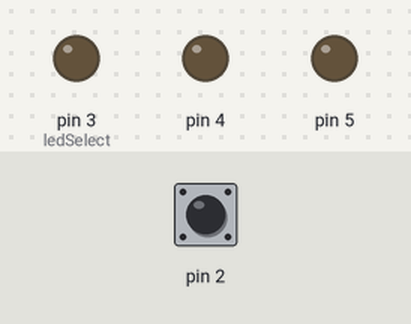
Bench run of a sketch on a simulated Arduino Uno, built with avr-gcc and run on an emulated ATmega328P. Shown: output pins drawn as LEDs (lit = HIGH). Inputs (shaded band) come from the test bench; at power-on: pin 2 LOW.

Above: at 1.2 s.
1.3 s: pin 2 driven HIGH
At 1.8 s:
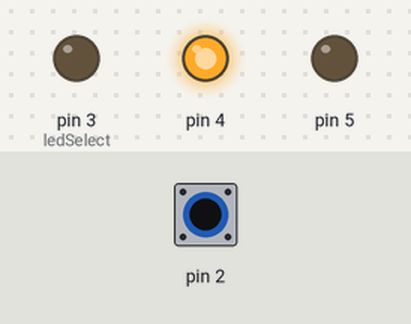
2.8 s: pin 2 pulsed LOW 5 times (0.12 s each, 0.3 s apart)
At 4.7 s:
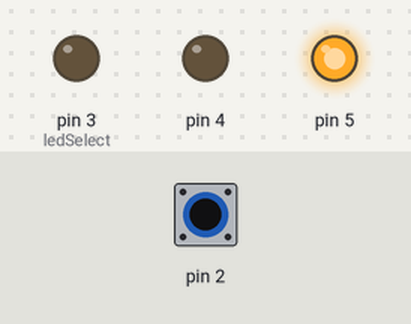
5.8 s: pin 2 pulsed LOW 2 times (0.12 s each, 0.3 s apart)
At 6.07 s:
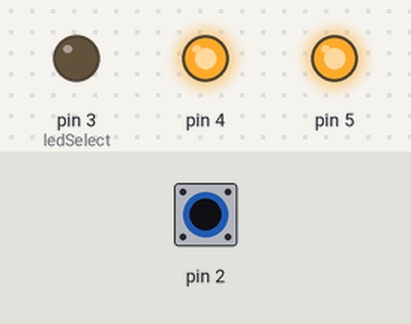
Timing chart, 0 to 8.8 s (numbered marks = the images above; inputs shaded):
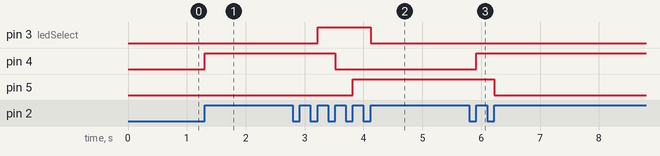

The sketch:

0514_Volatile_Interrupt.ino
```cpp
volatile int state = LOW;
int ledSelect = 3;

void setup() {
  // put your setup code here, to run once:
  pinMode(2,INPUT);
  pinMode(3,OUTPUT);
  pinMode(4,OUTPUT);
  pinMode(5,OUTPUT);
  digitalWrite(3, state);digitalWrite(4, state);digitalWrite(5, state);
  attachInterrupt(0, ledChange, RISING);
  // Interupt 0번을 사용할 것이다.
  // 이때 Interrupt0번은 digital 2번의 입력에 따라 작동된다.
  // 가운데 인자는 실행될 함수가 들어가면 된다.
  // Mode는 HIGH, LOW, RISING, FALLING, CHANGE가 있다.
}

void loop() {
  // put your main code here, to run repeatedly:
  digitalWrite(ledSelect, state);
}

void ledChange(){
  ledSelect++;
  if(ledSelect > 5){
    ledSelect = 3;
  }
  state = !state;
}
```

Measured:
- after the input at 1.3 s, pin 4: LOW → HIGH at once
- after the input at 2.8 s, pin 3 (ledSelect): LOW → HIGH after 0.42 s, → LOW 0.90 s later; pin 4: HIGH → LOW after 0.72 s; pin 5: LOW → HIGH after 1.0 s
- after the input at 5.8 s, pin 4: LOW → HIGH after 0.12 s; pin 5: HIGH → LOW after 0.42 s
